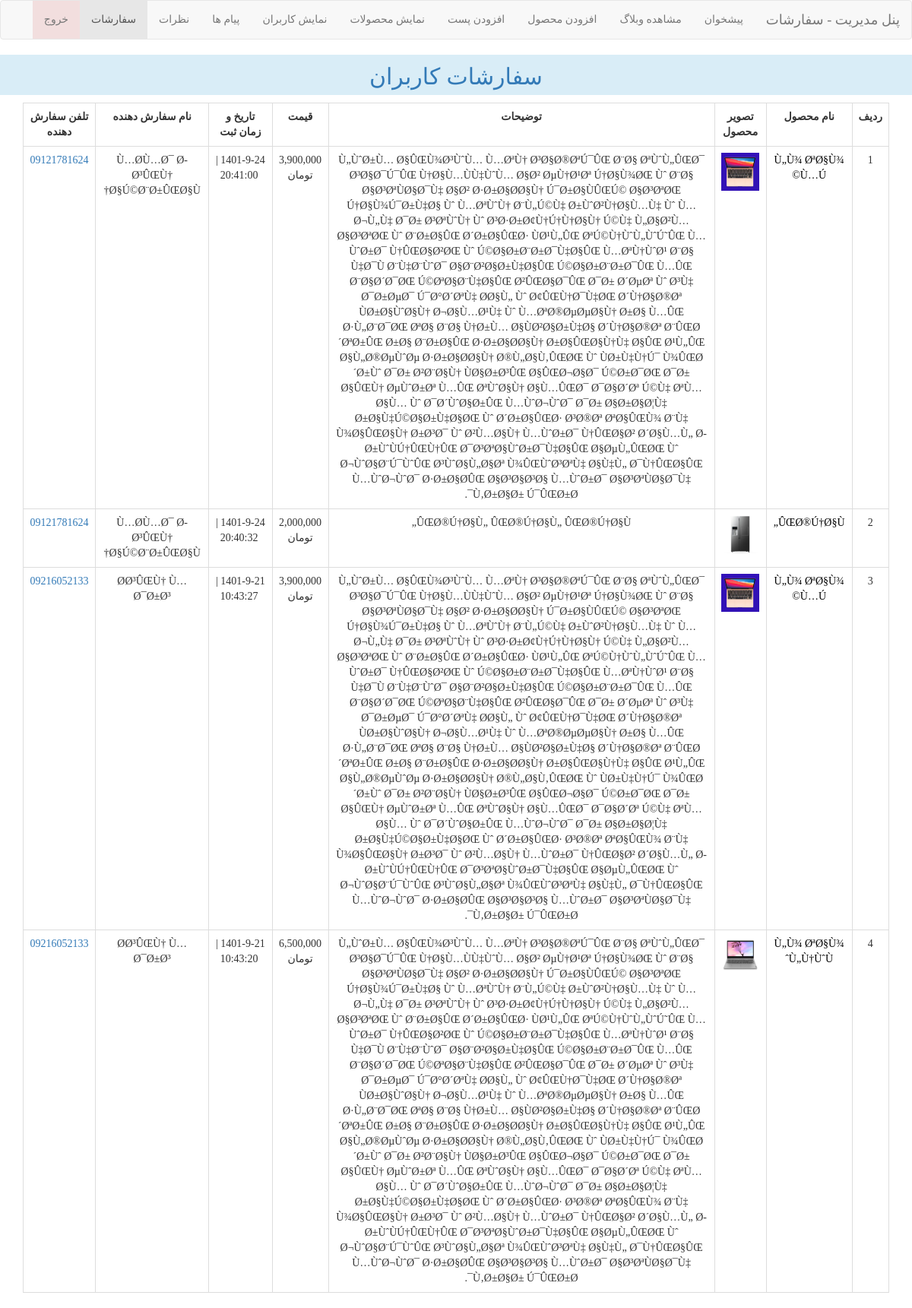
Page /admin/order.php (signed in) on the committed database.
### tables this page shows
CREATE TABLE IF NOT EXISTS `product` (
  `id` int(11) NOT NULL AUTO_INCREMENT,
  `title` varchar(255) NOT NULL,
  `image` text NOT NULL,
  `description` text NOT NULL,
  `price` int(255) NOT NULL,
  `status` int(11) NOT NULL DEFAULT '1',
  PRIMARY KEY (`id`)
);

CREATE TABLE IF NOT EXISTS `backet` (
  `id` int(11) NOT NULL AUTO_INCREMENT,
  `pid` int(11) NOT NULL,
  `uid` int(11) NOT NULL,
  `ctime` timestamp NOT NULL,
  PRIMARY KEY (`id`)
);

CREATE TABLE IF NOT EXISTS `users` (
  `id` int(11) NOT NULL AUTO_INCREMENT,
  `fullname` varchar(255) NOT NULL,
  `phone` varchar(11) NOT NULL,
  `email` varchar(255) NOT NULL,
  `password` varchar(100) NOT NULL,
  `status` int(11) NOT NULL,
  PRIMARY KEY (`id`)
);

### jdf.php (called while the page is built, shortened)
<?php
function tr_num($str, $mod = 'en', $mf = '٫') {
  $num_a = array('0', '1', '2', '3', '4', '5', '6', '7', '8', '9', '.');
  $key_a = array('۰', '۱', '۲', '۳', '۴', '۵', '۶', '۷', '۸', '۹', $mf);
  return ($mod == 'fa') ? str_replace($num_a, $key_a, $str) : str_replace($key_a, $num_a, $str);
}
function gregorian_to_jalali($gy, $gm, $gd, $mod = '') {
   list($gy, $gm, $gd) = explode('_', tr_num($gy . '_' . $gm . '_' . $gd));
  $g_d_m = array(0, 31, 59, 90, 120, 151, 181, 212, 243, 273, 304, 334);
  $gy2 = ($gm > 2) ? ($gy + 1) : $gy;
  $days = 355666 + (365 * $gy) + ((int) (($gy2 + 3) / 4)) - ((int) (($gy2 + 99) / 100)) + ((int) (($gy2 + 399) / 400)) + $gd + $g_d_m[$gm - 1];
  $jy = -1595 + (33 * ((int) ($days / 12053)));
  $days %= 12053;
  $jy += 4 * ((int) ($days / 1461));
  $days %= 1461;
  if ($days > 365) {
    $jy += (int) (($days - 1) / 365);
    $days = ($days - 1) % 365;
  }
  if ($days < 186) {
    $jm = 1 + (int) ($days / 31);
    $jd = 1 + ($days % 31);
  } else {
    $jm = 7 + (int) (($days - 186) / 30);
    $jd = 1 + (($days - 186) % 30);
  }
  return ($mod == '') ? array($jy, $jm, $jd) : $jy . $mod . $jm . $mod . $jd;
}

### admin/order.php (the view, shortened to what this page needs)
<?php
    include_once '../jdf.php';
?>
<!doctype html>
<html lang="en" dir="rtl">
<head>
    <link rel="stylesheet" href="../bootstrap/css/bootstrap.rtl.css"/>
</head>
<body>
<nav class="navbar navbar-default">
    <div class="container-fluid">
        <div class="navbar-header">
            <a class="navbar-brand" href="Show-Users.php">پنل مدیریت - سفارشات</a>
        </div>
        <ul class="nav navbar-nav">
            <li><a href="index.php">پیشخوان</a></li>
            <li><a href="../Blog.php">مشاهده وبلاگ</a></li>
            <li><a href="Add-Product.php">افزودن محصول</a></li>
            <li><a href="Add-Post.php">افزودن پست</a></li>
            <li><a href="Show-Products.php">نمایش محصولات</a></li>
            <li><a href="Show-Users.php">نمایش کاربران</a></li>
            <li><a href="Show-ContactUs.php">پیام ها</a></li>
            <li><a href="Show-Messages.php">نظرات</a></li>
            <li class="active"><a href="order.php">سفارشات</a></li>
            <li class="bg-danger"><a href="../delete-session.php">خروج</a></li>
        </ul>
    </div>
</nav>
<h2 style="padding: 10px;" class="bg-info text-primary text-center">سفارشات کاربران</h2>
<?php
$conn = mysqli_connect("localhost","root","","shop");
$sql = "SELECT product.*,backet.* FROM product,backet WHERE product.id = backet.pid ORDER BY backet.id DESC";
$query = mysqli_query($conn,$sql);
?>
<div class="container">
    <table class="table table-bordered table-responsive">
        <tr>
            <th>ردیف</th>
            <th>نام محصول</th>
            <th>تصویر محصول</th>
            <th>توضیحات</th>
            <th>قیمت</th>
            <th>تاریخ و زمان ثبت</th>
            <th>نام سفارش دهنده</th>
            <th>تلفن سفارش دهنده</th>
        </tr>
        <?php
        $num = 1;
        while($row = mysqli_fetch_array($query)):
        ?>
        <tr>
            <td><?php echo $num++;?></td>
            <td>
                <a title="جهت مشاهده محصول کلیک کنید" style="color: black;" href="../post.php?id=<?php echo $row['pid']; ?>"><?php echo $row['title'];?></a>
            </td>
            <td>
                <a href="images/<?php echo $row['image'];?>">
                    <img title="برای دیدن کامل تصویر روی آن کلیک کنید" style="width: 50px;height: 50px;background: red;" src="images/<?php echo $row['image'];?>"/>
                </a>
            </td>
                    <?php
                    $e = substr($row['ctime'],0,11);
                    $l = substr($row['ctime'],11,19);
                    $f = explode('-',$e);
                    $g = (gregorian_to_jalali($f[0],$f[1],$f[2]));
                    ?>
            <td><?php echo $row['description'];?></td>
            <?php
            $op = $row['uid'];
            $sql1 = "SELECT * FROM users WHERE id = '$op'";
            $query1 = mysqli_query($conn,$sql1);
            $row1 = mysqli_fetch_array($query1);
            ?>
            <td><?php echo number_format($row['price']) . ' تومان ';?></td>
            <td>
                <?php
                echo $g[0];
                echo '-';
                echo $g[1];
                echo '-';
                echo $g[2];
                echo '&nbsp;|&nbsp;';
                echo $l;
                ?>
            </td>
            <td><?php echo $row1['fullname'];?></td>
            <td><a title="جهت تماس کلیک کنید" href="tel:<?php echo $row1['phone'];?>"><?php echo $row1['phone'];?></a></td>
        </tr>
        <?php endwhile;?>
    </table>
</div>
</body>
</html>

### admin/order.php (style rules this page uses)
* { font-family: yekan; }
th,td { text-align: center; }

### rows in the picture
product: title "Ù„Ù¾ ØªØ§Ù¾ Ù…Ú©", image (picture), description "Ù„ÙˆØ±Ù… Ø§ÛŒÙ¾Ø³ÙˆÙ… Ù…ØªÙ† Ø³Ø§Ø®ØªÚ¯ÛŒ Ø¨Ø§ ØªÙˆÙ„ÛŒØ¯ Ø³Ø§Ø¯Ú¯ÛŒ Ù†Ø§Ù…ÙÙ‡ÙˆÙ… Ø§Ø² ØµÙ†Ø¹Øª Ú†Ø§Ù¾ØŒ Ùˆ Ø¨Ø§ Ø§Ø³ØªÙØ§Ø¯Ù‡ Ø§Ø² Ø·Ø±Ø§Ø­Ø§Ù† Ú¯Ø±Ø§ÙÛŒÚ© Ø§Ø³ØªØŒ Ú†Ø§Ù¾Ú¯Ø±Ù‡Ø§ Ùˆ Ù…ØªÙˆÙ† Ø¨Ù„Ú©Ù‡ Ø±ÙˆØ²Ù†Ø§Ù…Ù‡ Ùˆ Ù…Ø¬Ù„Ù‡ Ø¯Ø± Ø³ØªÙˆÙ† Ùˆ Ø³Ø·Ø±Ø¢Ù†Ú†Ù†Ø§Ù† Ú©Ù‡ Ù„Ø§Ø²Ù… Ø§Ø³ØªØŒ Ùˆ Ø¨Ø±Ø§ÛŒ Ø´Ø±Ø§ÛŒØ· ÙØ¹Ù„ÛŒ ØªÚ©Ù†ÙˆÙ„ÙˆÚ˜ÛŒ Ù…ÙˆØ±Ø¯ Ù†ÛŒØ§Ø²ØŒ Ùˆ Ú©Ø§Ø±Ø¨Ø±Ø¯Ù‡Ø§ÛŒ Ù…ØªÙ†ÙˆØ¹ Ø¨Ø§ Ù‡Ø¯Ù Ø¨Ù‡Ø¨ÙˆØ¯ Ø§Ø¨Ø²Ø§Ø±Ù‡Ø§ÛŒ Ú©Ø§Ø±Ø¨Ø±Ø¯ÛŒ Ù…ÛŒ Ø¨Ø§Ø´Ø¯ØŒ Ú©ØªØ§Ø¨Ù‡Ø§ÛŒ Ø²ÛŒØ§Ø¯ÛŒ Ø¯Ø± Ø´ØµØª Ùˆ Ø³Ù‡ Ø¯Ø±ØµØ¯ Ú¯Ø°Ø´ØªÙ‡ Ø­Ø§Ù„ Ùˆ Ø¢ÛŒÙ†Ø¯Ù‡ØŒ Ø´Ù†Ø§Ø®Øª ÙØ±Ø§ÙˆØ§Ù† Ø¬Ø§Ù…Ø¹Ù‡ Ùˆ Ù…ØªØ®ØµØµØ§Ù† Ø±Ø§ Ù…ÛŒ Ø·Ù„Ø¨Ø¯ØŒ ØªØ§ Ø¨Ø§ Ù†Ø±Ù… Ø§ÙØ²Ø§Ø±Ù‡Ø§ Ø´Ù†Ø§Ø®Øª Ø¨ÛŒØ´ØªØ±ÛŒ Ø±Ø§ Ø¨Ø±Ø§ÛŒ…", price "3,900,000", backet.ctime "1401", backet.ctime "9", backet.ctime "24", backet.ctime "20:41:00", users.fullname "Ù…Ø­Ù…Ø¯ Ø­Ø³ÛŒÙ† Ø§Ú©Ø¨Ø±ÛŒØ§Ù†", users.phone "09121781624", backet.ctime "21", backet.ctime "10:43:27", users.fullname "Ø­Ø³ÛŒÙ† Ù…Ø¯Ø±Ø³", users.phone "09216052133"
product: title "ÛŒØ®Ú†Ø§Ù„", image (picture), description "ÛŒØ®Ú†Ø§Ù„ ÛŒØ®Ú†Ø§Ù„ ÛŒØ®Ú†Ø§Ù„", price "2,000,000", backet.ctime "1401", backet.ctime "9", backet.ctime "24", backet.ctime "20:40:32", users.fullname "Ù…Ø­Ù…Ø¯ Ø­Ø³ÛŒÙ† Ø§Ú©Ø¨Ø±ÛŒØ§Ù†", users.phone "09121781624"
product: title "Ù„Ù¾ ØªØ§Ù¾ Ù„Ù†ÙˆÙˆ", image (picture), description "Ù„ÙˆØ±Ù… Ø§ÛŒÙ¾Ø³ÙˆÙ… Ù…ØªÙ† Ø³Ø§Ø®ØªÚ¯ÛŒ Ø¨Ø§ ØªÙˆÙ„ÛŒØ¯ Ø³Ø§Ø¯Ú¯ÛŒ Ù†Ø§Ù…ÙÙ‡ÙˆÙ… Ø§Ø² ØµÙ†Ø¹Øª Ú†Ø§Ù¾ØŒ Ùˆ Ø¨Ø§ Ø§Ø³ØªÙØ§Ø¯Ù‡ Ø§Ø² Ø·Ø±Ø§Ø­Ø§Ù† Ú¯Ø±Ø§ÙÛŒÚ© Ø§Ø³ØªØŒ Ú†Ø§Ù¾Ú¯Ø±Ù‡Ø§ Ùˆ Ù…ØªÙˆÙ† Ø¨Ù„Ú©Ù‡ Ø±ÙˆØ²Ù†Ø§Ù…Ù‡ Ùˆ Ù…Ø¬Ù„Ù‡ Ø¯Ø± Ø³ØªÙˆÙ† Ùˆ Ø³Ø·Ø±Ø¢Ù†Ú†Ù†Ø§Ù† Ú©Ù‡ Ù„Ø§Ø²Ù… Ø§Ø³ØªØŒ Ùˆ Ø¨Ø±Ø§ÛŒ Ø´Ø±Ø§ÛŒØ· ÙØ¹Ù„ÛŒ ØªÚ©Ù†ÙˆÙ„ÙˆÚ˜ÛŒ Ù…ÙˆØ±Ø¯ Ù†ÛŒØ§Ø²ØŒ Ùˆ Ú©Ø§Ø±Ø¨Ø±Ø¯Ù‡Ø§ÛŒ Ù…ØªÙ†ÙˆØ¹ Ø¨Ø§ Ù‡Ø¯Ù Ø¨Ù‡Ø¨ÙˆØ¯ Ø§Ø¨Ø²Ø§Ø±Ù‡Ø§ÛŒ Ú©Ø§Ø±Ø¨Ø±Ø¯ÛŒ Ù…ÛŒ Ø¨Ø§Ø´Ø¯ØŒ Ú©ØªØ§Ø¨Ù‡Ø§ÛŒ Ø²ÛŒØ§Ø¯ÛŒ Ø¯Ø± Ø´ØµØª Ùˆ Ø³Ù‡ Ø¯Ø±ØµØ¯ Ú¯Ø°Ø´ØªÙ‡ Ø­Ø§Ù„ Ùˆ Ø¢ÛŒÙ†Ø¯Ù‡ØŒ Ø´Ù†Ø§Ø®Øª ÙØ±Ø§ÙˆØ§Ù† Ø¬Ø§Ù…Ø¹Ù‡ Ùˆ Ù…ØªØ®ØµØµØ§Ù† Ø±Ø§ Ù…ÛŒ Ø·Ù„Ø¨Ø¯ØŒ ØªØ§ Ø¨Ø§ Ù†Ø±Ù… Ø§ÙØ²Ø§Ø±Ù‡Ø§ Ø´Ù†Ø§Ø®Øª Ø¨ÛŒØ´ØªØ±ÛŒ Ø±Ø§ Ø¨Ø±Ø§ÛŒ…", price "6,500,000", backet.ctime "1401", backet.ctime "9", backet.ctime "21", backet.ctime "10:43:20", users.fullname "Ø­Ø³ÛŒÙ† Ù…Ø¯Ø±Ø³", users.phone "09216052133"
